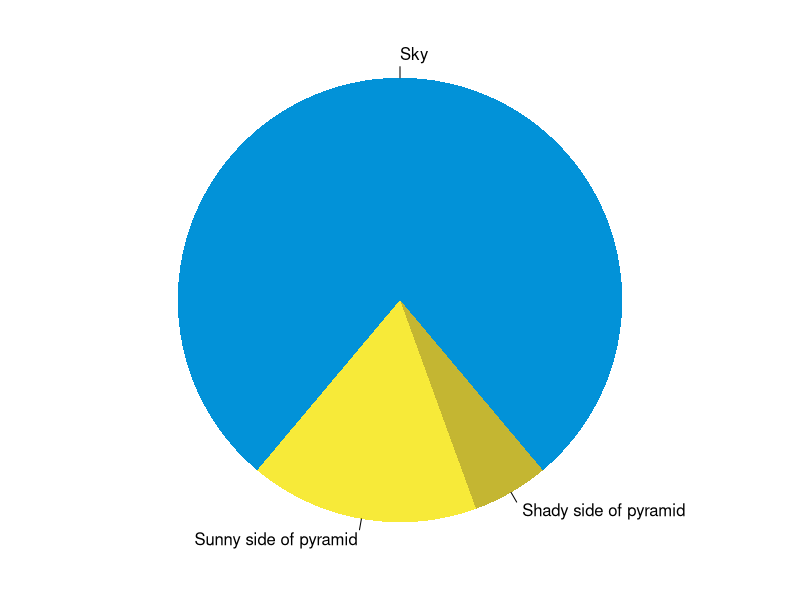
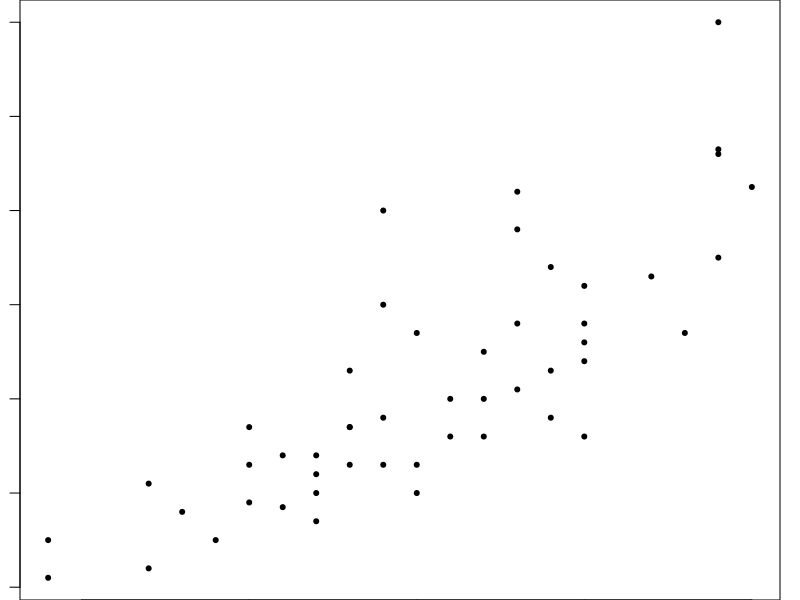

Write the R code that produced these figures, in order.
## ---- chunk 1
summary(cars)
fit <- lm(dist ~ speed, data = cars)
fit
## ---- chunk 2
par(mar = c(0, 1, 0, 1))
pie(
  c(280, 60, 20),
  c('Sky', 'Sunny side of pyramid', 'Shady side of pyramid'),
  col = c('#0292D8', '#F7EA39', '#C4B632'),
  init.angle = -50, border = NA
)
## ---- chunk 3
plot(cars, pch = 20)  # not really cool
